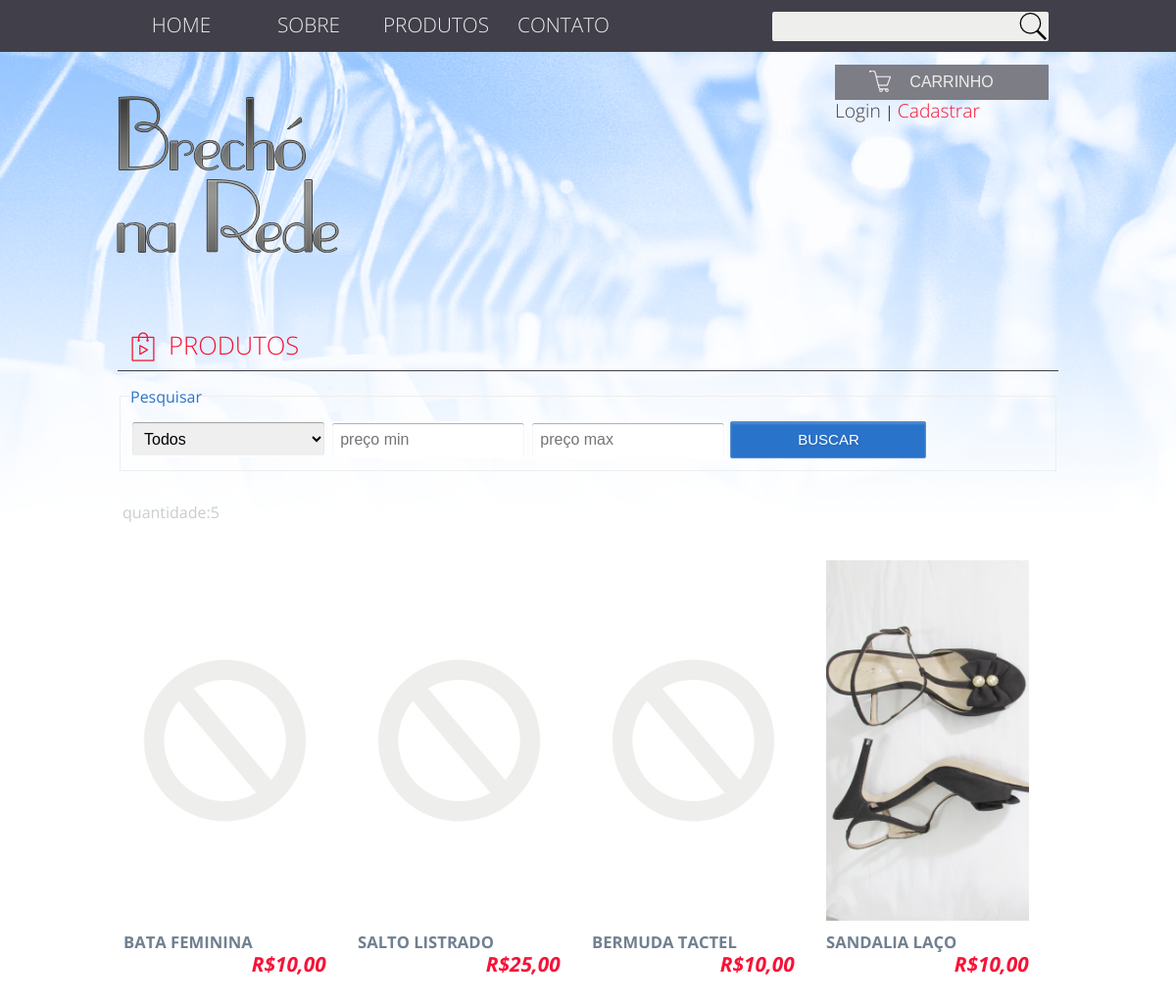
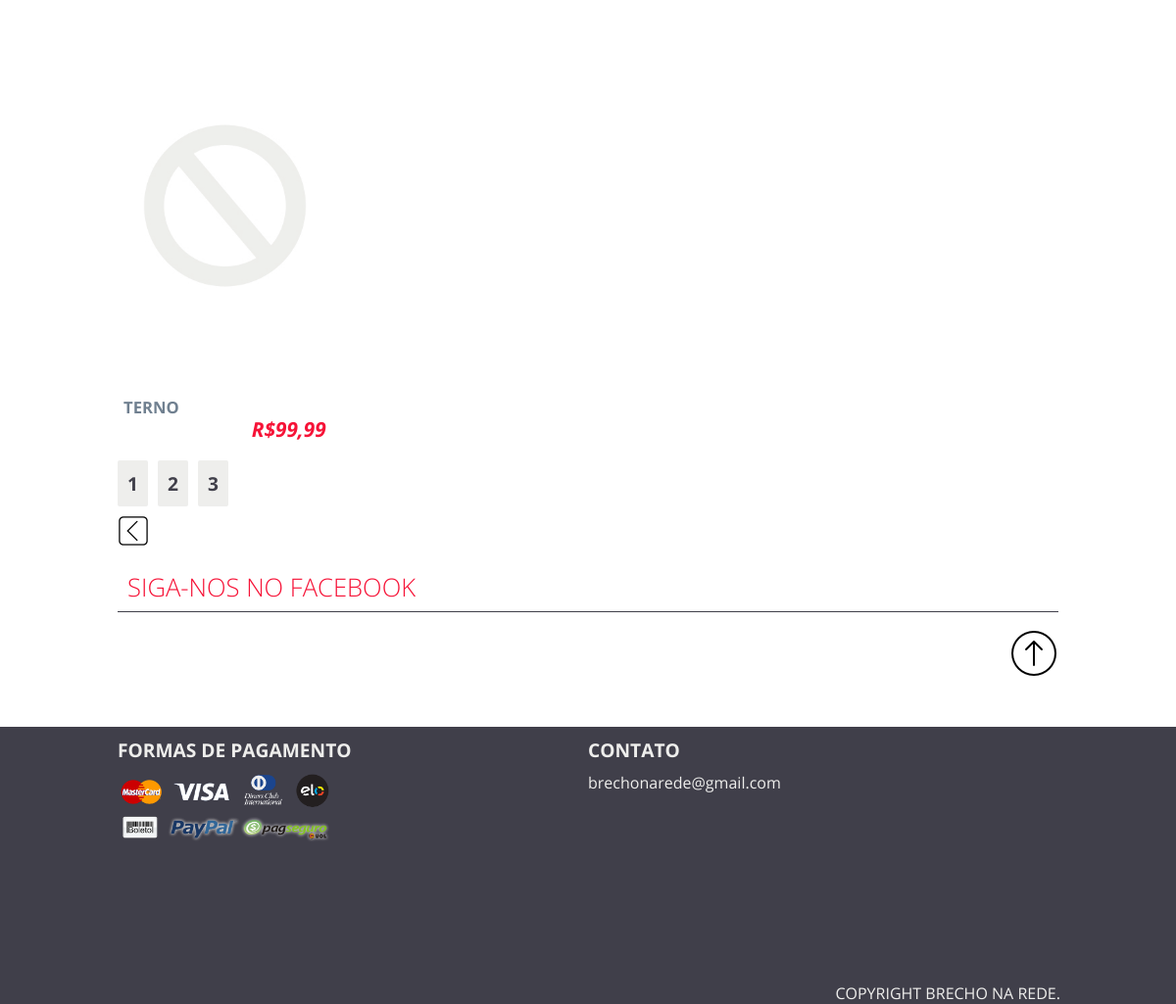
The app's page /index.php?ctrl=controladorPaginaProdutos&&pg=3 with its own data (2 pictures, top to bottom).
### tables this page shows
CREATE TABLE `produto` (
  `idProduto` int(11) NOT NULL,
  `nome` varchar(30) NOT NULL,
  `tamanho` int(11) DEFAULT NULL,
  `cor` char(20) NOT NULL,
  `genero` enum('masculino','feminino') NOT NULL,
  `preco` decimal(4,2) NOT NULL,
  `tipo` varchar(50) DEFAULT NULL,
  `foto` varchar(40) NOT NULL,
  `descricao` varchar(50) NOT NULL,
  `quantidade` int(3) NOT NULL
);

### img/modelo/DAO/classeProdutoDAO.php (called while the page is built, shortened)
<?php
class classeProdutoDAO {
    public function buscarProduto($por, $valor) {
        try {
            $pdo = conexao::getInstance();
            switch ($por) {
                case "":
                    $sql = "SELECT * from produto order by idproduto desc";
                    break;
            }
            $pesquisa = $pdo->prepare($sql);
            $pesquisa->execute();
            if (!$pesquisa->rowCount() == 1) {
                echo '<script type="text/javascript">
         alert("Nenhum produto encontrado com valor informado!");
         location.href ="index.php?link=formBuscarProduto";
    </script>';
            } else {
                $retorno = array();
                while ($valores = $pesquisa->fetchObject(__CLASS__)) {
                    $retorno[] = $valores;
                }
                return $retorno;
            }
        } catch (PDOException $erro) {
            echo $erro->getMessage();
        }
    }
    public function ProdutosCliente($sexo, $precomin, $precomax, $nomeproduto, $pg) {
        $numero = 12;
        $apartir =($pg==1) ? 1 : ($pg * $numero)-$numero;
        $pdo = conexao::getInstance();
        if ($sexo == '' && $precomin == '' && $precomax == '' && $nomeproduto == '') {
            $sql = "SELECT * FROM produto where idproduto >= $apartir  limit $numero ";
        } elseif ($sexo != '' && $precomin == '' && $precomax == '' && $nomeproduto == '') {
            $sql = "SELECT * FROM produto where genero='$sexo' and idProduto>=$apartir  limit $numero";
        } elseif ($sexo == '' && $precomin != '' && $precomax == '' && $nomeproduto == '') {
            $sql = "SELECT * FROM produto where preco between $precomin and $precomax  and idProduto>=$apartir  limit $numero ";
        } elseif ($sexo == '' && $precomin == '' && $precomax != '' && $nomeproduto == '') {
            $sql = "SELECT * FROM produto where preco between $precomin and $precomax and idProduto>=$apartir  limit $numero ";
        } elseif ($sexo == '' && $precomin != '' && $precomax != '' && $nomeproduto == '') {
            $sql = "SELECT * FROM produto where preco between $precomin and $precomax and idProduto>=$apartir  limit $numero";
        } elseif ($sexo == '' && $precomin == '' && $precomax == '' && $nomeproduto != '') {
            $sql = "SELECT * FROM produto where nome like '%$nomeproduto%' and idProduto>=$apartir  limit $numero";
        } elseif ($sexo != '' && $precomin == '' && $precomax == '' && $nomeproduto != '') {
            $sql = "SELECT * FROM produto WHERE genero='$sexo' AND nome like '%$nomeproduto%' and idproduto>=$apartir  limit $numero";
        }
        $pesquisa = $pdo->prepare($sql);
        $pesquisa->execute();
        $armazem = array();
        while ($result = $pesquisa->fetchObject(__CLASS__)) {
            $armazem[] = $result;
        }
        return $armazem;
    }
}

### controle/controladorPaginaProdutos.php (the view, shortened to what this page needs)
<?php
require_once 'modelo/DAO/classeProdutoDAO.php';
@$sexo = $_GET['sexo'];
@$precomin = $_GET['min'];
@$precomax = $_GET['max'];
@$nomeproduto = $_GET['nomeproduto'];
$pg = $_GET['pg'];
$obj = new classeProdutoDAO;
$objeto = $obj->ProdutosCliente($sexo, $precomin, $precomax, $nomeproduto, $pg);
$pesquisa = $obj->buscarProduto("", "");
include "visao/formPaginaProduto.php";
echo "<br>";
echo "<span class='numeracao'> quantidade:".sizeof($objeto)." </span><br><br>";
foreach ($objeto as $resultado) {
    if (file_exists('img/produtos/' . $resultado->foto . '.jpg')):
        $ft = "<img src='img/produtos/$resultado->foto.jpg' >";
    else:
        $ft = "<img src='img/semft.jpg' >";
    endif;
    echo "<div class='box'>
<a href='index.php?ctrl=controladorInformacaoProduto&pdt=$resultado->idProduto'>
$ft
<span class='titulo'>" . substr($resultado->nome, 0, 15) . "</span>
<span class='price'><p>R$" . number_format($resultado->preco, '2', ',', '.') . " </p></span>
</a>
</div>
    ";
}
if($sexo == '' && $precomin =='' && $precomax==''){
$tdspdt = count($pesquisa);
$qtdpgs = ($tdspdt % 12 == 0) ? ($tdspdt / 12) : ($tdspdt / 12) + 1;
echo '<br><br>';
echo "<ul class='paginasbtn'>";
for ($i = 1; $i <= $qtdpgs; $i++) {
    echo '<li><a href="?ctrl=controladorPaginaProdutos&&pg='. $i .'" class="btnpg">' . $i . '</a></li>';
}
}
echo "</ul><br><br><a href='index.php'><i class='voltar'></i></a>";

### css/estilo.css (style rules this page uses)
* { margin:0; padding:0; }
body { font-family: 'Open Sans', sans-serif; color:#eeeeec; background:url(../img/banner.png) no-repeat; }
.box { width: 218px; min-height:370px; float: left; margin-right:20px; margin-bottom: 25px; display:table; margin-top: 15px; font-size: 1em; padding-bottom: 5px; color:#403f4a; border:2px solid #fff; box-sizing:border-box; transition: 0.8s; }
div .box .titulo { margin-left: 4px; color:#708090; }
.box img { padding:4px; width:207px; height: 368px; }
.box a { text-decoration: none; text-indent: 6px; font-size: 1.3em; color:#403f4a; }
.titulo { font-size:0.8em; text-align: left; font-weight:bolder; text-transform:uppercase; }
.price { text-align: right; font-style:italic; font-weight:bolder; display: table; color:#f61337; width: 98%; }
.numeracao { color:#ccc;padding:5px; }
.paginasbtn { width: inherit; clear: both; }
.paginasbtn li { display: inline; }
.paginasbtn li a { width:15px; height:10px; display:inline; padding:10px; background:#eeeeec; margin-right:10px; font-size:1.2em; text-decoration: none; border-radius:2px; color:#403f4a; font-weight: bold; }
.voltar { background:url(../img/icones/voltar.png) no-repeat ; display: table; width: 32px; height: 32px; clear: both; position:absolute; margin-top: 20px; bottom:0; }

### records on screen
produto: nome "BATA FEMININA", preco "10,00"
produto: nome "SALTO LISTRADO", preco "25,00"
produto: nome "BERMUDA TACTEL", preco "10,00"
produto: foto (picture), nome "SANDALIA LAÇO", preco "10,00"
produto: nome "TERNO", preco "99,99"

### other values on screen
sizeof($objeto) "5"
